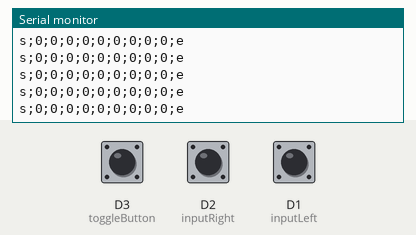
Bench run of a sketch on a simulated ESP8266 (NodeMCU). On the bench: the last lines printed to the serial monitor. The test bench sets the inputs (shaded band); at power-on: D3 (toggleButton) LOW, D2 (inputRight) LOW, D1 (inputLeft) LOW.

Above: at 1.2 s.
1.3 s: D3 (toggleButton) pulled HIGH for 0.15 s
At 2.2 s:
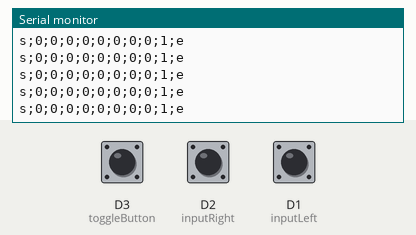
4.4 s: D2 (inputRight) pulled HIGH for 1 s
At 5.4 s:
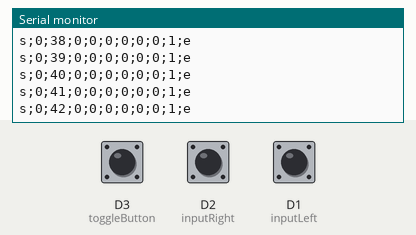
8.4 s: D1 (inputLeft) pulled HIGH for 1 s
At 9.3 s:
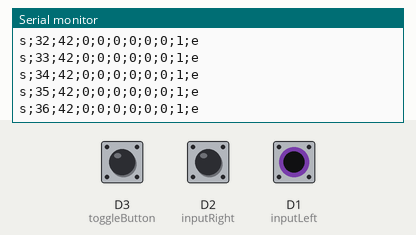
12.4 s: D2 (inputRight) pulled HIGH for 3.2 s
At 13.4 s:
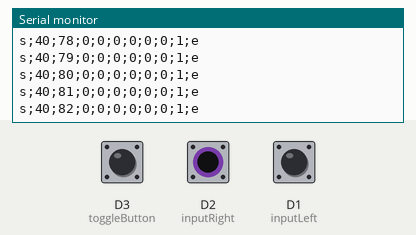
18.6 s: D3 (toggleButton) pulled HIGH for 1 s
At 19.2 s:
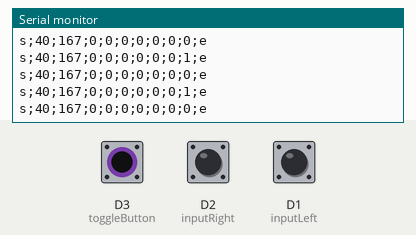
22.6 s: D3 (toggleButton) driven HIGH and D1 (inputLeft) driven HIGH
At 23.7 s:
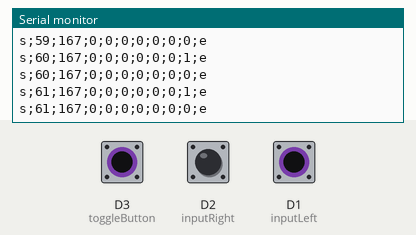
Timing chart, 0 to 25.6 s (numbered marks = the images above; inputs shaded):
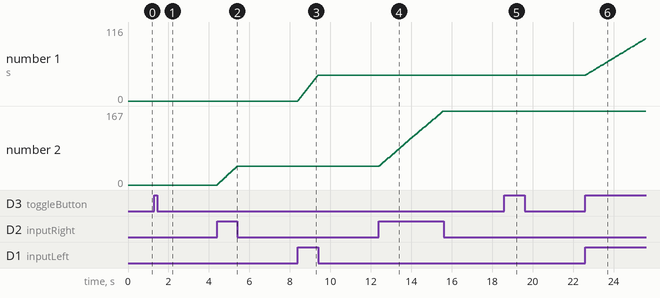

The sketch:

NodeMCU_RLCountingTimeAutoTX.ino
```cpp
/*Prototype sketch for:
  - R/L inputs
  - Score counting
  - Time and period
  - Automatic/Manual points control
  - TX to Arduino
*/
const int inputLeft=D1;//GPIO5
const int inputRight=D2;//GPIO4
const int toggleButton=D3;//GPIO0
int leftScore=0;
int rightScore=0;
bool leftYellow = false;//These 4 will be implemented later, needed now for Nano's current prototype
bool rightYellow = false;
bool leftRed = false;
bool rightRed = false;
unsigned int displayTime = 0;//On-touch pause only, remote control pause to be implemented later
int period = 0;//For now, increase whenever 3 minutes pass
bool autoPoints = false;

void setup() {
  // put your setup code here, to run once:
  pinMode(inputLeft, INPUT);
  pinMode(inputRight, INPUT);
  pinMode(toggleButton, INPUT);
  Serial.begin(9600);
}

void loop() {
  // put your main code here, to run repeatedly:
  autoTouchToggle();
  fencerTouch();
  serialSend();
}

void autoTouchToggle(){
  if(digitalRead(toggleButton)==HIGH){
    autoPoints=!autoPoints;
  }
}

void fencerTouch(){
  //Check if a touch was made
  //Stop timer
  //Increase count if on automatic
  int leftTouch = digitalRead(inputLeft);
  int rightTouch = digitalRead(inputRight);
  if(autoPoints){
    leftScore += leftTouch;
    rightScore += rightTouch;
  }
}

void serialSend(){
  //Send latest data
  //Follow this format: start;leftFencer;rightFencer;leftY;rightY;leftR;rightR;time;period;autoPoints;end e.g. s;1;0;e
  String message = "s;";
  message += String(leftScore)+";";
  message += String(rightScore)+";";
  message += String(leftYellow)+";";
  message += String(rightYellow)+";";
  message += String(leftRed)+";";
  message += String(rightRed)+";";
  message += String(displayTime)+";";
  message += String(period)+";";
  message += String(autoPoints)+";";
  message += "e";
  message += "\n";
  int charMessageLength = message.length()+1;
  char serialMessage[charMessageLength];
  message.toCharArray(serialMessage, charMessageLength);
  Serial.write(serialMessage);
}
```

Measured:
- after the input at 1.3 s, the serial monitor: prints a new line at once (image 1)
- after the input at 4.4 s, the serial monitor: prints a new line at once (image 2)
- after the input at 8.4 s, the serial monitor: prints a new line at once (image 3)
- after the input at 12.4 s, the serial monitor: prints a new line at once (image 4)
- after the input at 18.6 s, the serial monitor: prints a new line at once (image 5)
- after the input at 22.6 s, the serial monitor: prints a new line at once (image 6)
- plotted number 1: 0 → 40 after the input at 8.4 s, 40 → 116 after the input at 22.6 s
- plotted number 2: 0 → 42 after the input at 4.4 s, 42 → 167 after the input at 12.4 s
